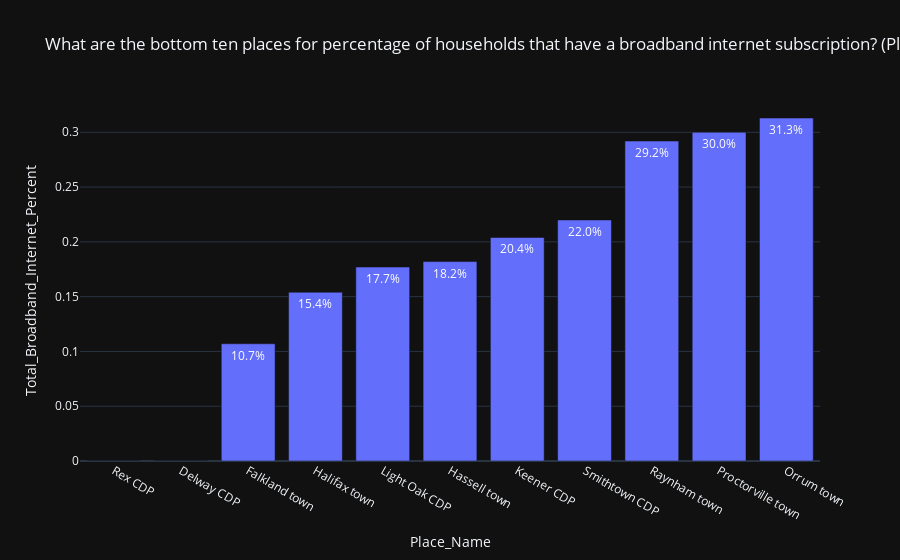

The cell this chart's notebook holds for it:
### Code cell
fig = px.bar(bottom_internet_percent,
             x="Place_Name",
             y="Total_Broadband_Internet_Percent",
             template="plotly_dark",
             title="What are the bottom ten places for percentage of households that have a broadband internet subscription? (Places)",
             text='Total_Broadband_Internet_Percent'
             )
fig.update_traces(textposition="auto", texttemplate="%{text:.1%}")
fig.show()

### Figure 1 — Plotly figure (JSON) as saved in the notebook; plotly's stock layout.template omitted (floating-point values rounded to 4 significant figures)
{"data": [{"alignmentgroup": "True", "hovertemplate": "Place_Name=%{x}<br>Total_Broadband_Internet_Percent=%{text}<extra></extra>", "legendgroup": "", "marker": {"color": "#636efa", "pattern": {"shape": ""}}, "name": "", "offsetgroup": "", "orientation": "v", "showlegend": false, "text": [0.0, 0.0, 0.107, 0.154, 0.177, 0.182, 0.204, 0.22, 0.292, 0.3, 0.313], "textposition": "auto", "x": ["Rex CDP", "Delway CDP", "Falkland town", "Halifax town", "Light Oak CDP", "Hassell town", "Keener CDP", "Smithtown CDP", "Raynham town", "Proctorville town", "Orrum town"], "xaxis": "x", "y": [0.0, 0.0, 0.107, 0.154, 0.177, 0.182, 0.204, 0.22, 0.292, 0.3, 0.313], "yaxis": "y", "type": "bar", "texttemplate": "%{text:.1%}"}], "layout": {"xaxis": {"anchor": "y", "domain": [0.0, 1.0], "title": {"text": "Place_Name"}}, "yaxis": {"anchor": "x", "domain": [0.0, 1.0], "title": {"text": "Total_Broadband_Internet_Percent"}}, "legend": {"tracegroupgap": 0}, "title": {"text": "What are the bottom ten places for percentage of households that have a broadband internet subscription? (Places)"}, "barmode": "relative"}}
